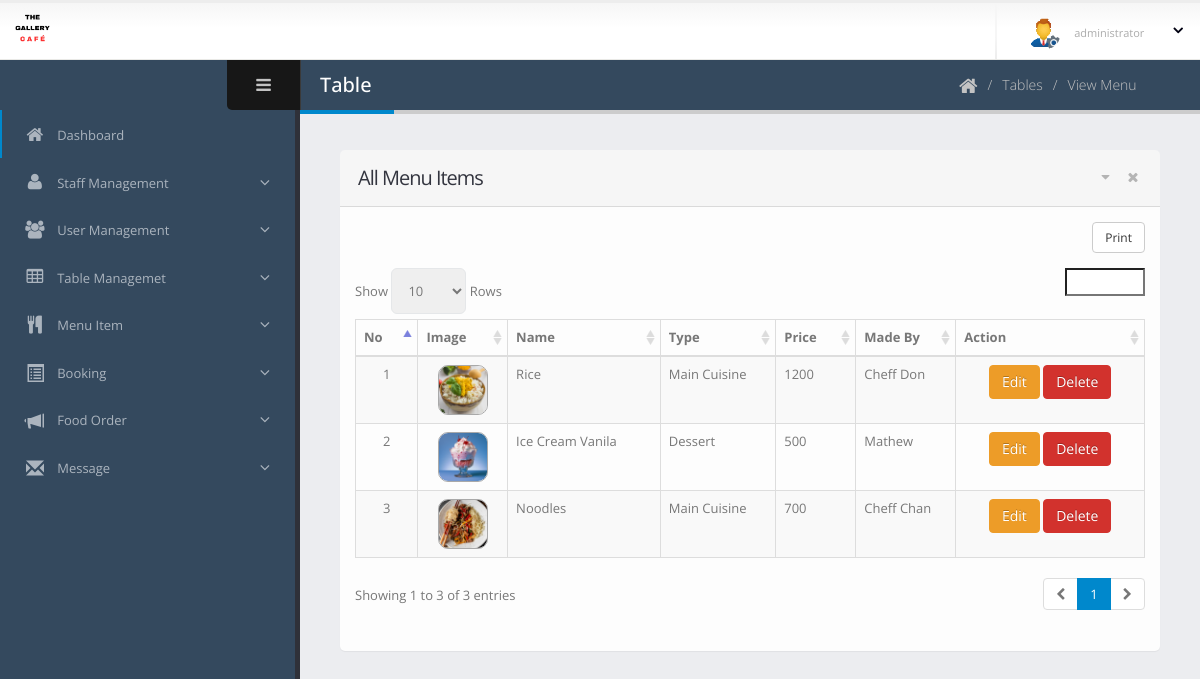
The page /dashboard/menu-list.php (signed in) on the database as committed earlier.
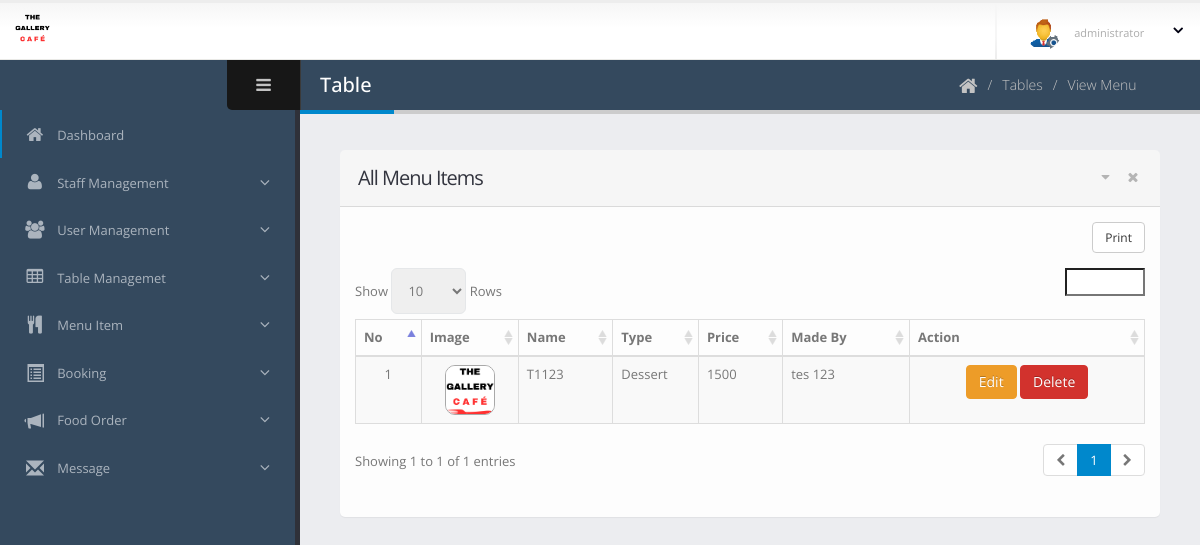
The same page on the database as committed later.
### tables this page shows
CREATE TABLE `menu_item` (
  `id` int(11) NOT NULL,
  `res_id` int(11) DEFAULT NULL,
  `item_name` varchar(200) DEFAULT NULL,
  `madeby` varchar(300) DEFAULT NULL,
  `food_type` varchar(100) NOT NULL,
  `cuisine_type` varchar(20) DEFAULT NULL,
  `price` float DEFAULT NULL,
  `image` varchar(500) DEFAULT NULL
);

### dashboard/menu-list.php (the view, shortened to what this page needs)
<?php include 'main/header.php';
?>
	<body>
		<section class="body">
			<?php include 'main/top-bar.php'; ?>
			<div class="inner-wrapper">
				<?php include 'main/left-bar.php'; ?>
				<section role="main" class="content-body">
					<header class="page-header">
						<h2>Table</h2>
						<div class="right-wrapper pull-right">
							<ol class="breadcrumbs">
								<li>
									<a href="index.php">
										<i class="fa fa-home"></i>
									</a>
								</li>
								<li><span>Tables</span></li>
								<li><span>View Menu</span></li>
							</ol>
							<a class="sidebar-right-toggle" data-open="sidebar-right"></i></a>
						</div>
					</header>
						<section class="panel">
							<header class="panel-heading">
								<div class="panel-actions">
									<a href="#" class="fa fa-caret-down"></a>
									<a href="#" class="fa fa-times"></a>
								</div>
								<h2 class="panel-title">All Menu Items</h2>
							</header>
							<div class="panel-body">
								<table class="table table-bordered table-striped mb-none" id="datatable-tabletools" data-swf-path="assets/vendor/jquery-datatables/extras/TableTools/swf/copy_csv_xls_pdf.swf">
									<thead>
										<tr>
											<th>No</th>
											<th>Image</th>
											<th>Name</th>
											<th>Type</th>
											<th>Price</th>
											<th>Made By</th>
											<th class="hidden-phone">Action</th>
										</tr>
									</thead>
									<tbody>
										<?php
										$res_id = $_SESSION['id'];
										$count = 1;
										$con = connect();
										$sql = "SELECT * FROM `menu_item` WHERE res_id = '$res_id';";
										$result = $con->query($sql);
										foreach ($result as $r) {
										?>
										<tr class="gradeX">
											<td class="center hidden-phone"><?php echo $count; ?></td>
											<td class="center hidden-phone">
												<figure class="image rounded">
													<img style="height: 50px;width: 50px;border-radius: 10px; border: 1px solid darkgray;" src="item-image/<?php echo $r['image']; ?>" alt="Item Image" >
												</figure>
											</td>
											<td><?php echo $r['item_name']; ?></td>
											<td><?php echo $r['food_type']; ?></td>
											<td><?php echo $r['price']; ?></td>
											<td><?php echo $r['madeby']; ?></td>
											<td class="center hidden-phone">
											    <a href="menu-edit.php?menu_id=<?php echo $r['id']; ?>" class="btn btn-warning">Edit</a>
												<a href="menu-manage.php?menu_id=<?php echo $r['id']; ?>" class="btn btn-danger"  onclick="if (!Done()) return false; ">Delete</a>
											</td>
										</tr>
										<?php $count++; } ?>
									</tbody>
								</table>
							</div>
						</section>
				</section>
			</div>
		</section>
	</body>
</html>

Rows that differ between the two databases and show on the page:
removed menu_item: image (picture), item_name "Rice", food_type "Main Cuisine", price "1200", madeby "Cheff Don"
removed menu_item: image (picture), item_name "Ice Cream Vanila", food_type "Dessert", price "500", madeby "Mathew"
removed menu_item: image (picture), item_name "Noodles", food_type "Main Cuisine", price "700", madeby "Cheff Chan"
added menu_item: image (picture), item_name "T1123", food_type "Dessert", price "1500", madeby "tes 123"
Other text that changed with them:
text written by a page script: "Print Show Rows Showing 1 to 3 of 3 entries 1" → "Print Show Rows Showing 1 to 1 of 1 entries 1"
